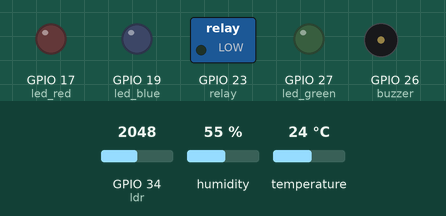
Recording of a program running on a simulated ESP32 board running MicroPython. Shown: switched loads named in the program (green lamp = pin HIGH), output pins drawn as LEDs (lit = HIGH), buzzer (waves = sounding). Wiring (from the project's diagram.json): DHT22 sensor on GPIO 4, red LED on GPIO 17, blue LED on GPIO 19, relay on GPIO 23, buzzer on GPIO 26, green LED on GPIO 27. The inputs (shaded band) are chosen by the test bench; at power-on: GPIO 34 (ldr) = 2048, humidity 55 %, temperature 24 °C (analog values on the 0–4095 scale). WiFi joins after 1.5 s; web requests get an empty 200 reply after 0.4 s; what the program prints to the serial console is not drawn.

Above: at 0.1 s.
At 2.1 s:
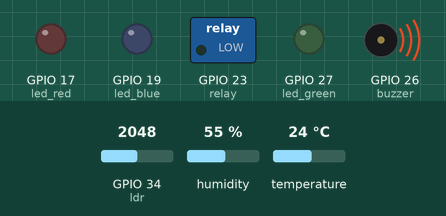
Timing chart, 0 to 8.7 s (numbered marks = the images above):
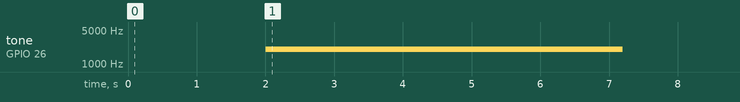

The program:

main.py
```python
"""
ESP32 para Wokwi - Envía datos vía HTTP al backend (ngrok)
SIN MQTT - SOLO HTTP
Código corregido para tu wiring REAL
"""

import network
import time
from machine import PWM
import urequests as requests
from machine import Pin, ADC
import dht

# ========= CONFIG ==========
WIFI_SSID = "Wokwi-GUEST"
WIFI_PASSWORD = ""

API_URL = "http://magnific-ariane-imperturbably.ngrok-free.dev"

# ========= HARDWARE (TU WIRING REAL) ==========

# Sensores
dht_sensor = dht.DHT22(Pin(4))   # DHT22 EN PIN 4 (COMO EN TU JSON)

ldr = ADC(Pin(34))
ldr.atten(ADC.ATTN_11DB)

# LEDs
led_blue = Pin(19, Pin.OUT)      # LED azul
led_red = Pin(17, Pin.OUT)       # LED rojo
led_green = Pin(27, Pin.OUT)     # LED verde

# Relay y buzzer
relay = Pin(23, Pin.OUT)
buzzer = Pin(26, Pin.OUT)

# Estado inicial
relay.value(0)
led_red.value(0)
led_green.value(0)
led_blue.value(0)

# ========= FUNCIONES ==========

def connect_wifi():
    wlan = network.WLAN(network.STA_IF)
    wlan.active(True)

    if not wlan.isconnected():
        print("Conectando a WiFi...")
        wlan.connect(WIFI_SSID, WIFI_PASSWORD)

        timeout = 10
        while not wlan.isconnected() and timeout > 0:
            time.sleep(1)
            timeout -= 1
            print(".", end="")

        if wlan.isconnected():
            print("\n✅ WiFi conectado:", wlan.ifconfig()[0])
            return True
        else:
            print("\n❌ Error conectando WiFi")
            return False

    return True


def read_sensors():
    try:
        time.sleep(2)  # Necesario para evitar ETIMEDOUT

        dht_sensor.measure()
        temp = dht_sensor.temperature()
        hum = dht_sensor.humidity()

        ldr_value = ldr.read()
        light = int((ldr_value / 4095.0) * 1000)

        return {
            "temperature": temp,
            "humidity": hum,
            "light": light
        }

    except Exception as e:
        print(f"⚠️ Error leyendo sensores: {e}")
        return None


def send_to_backend(data):
    try:
        url = f"{API_URL}/sensor"
        headers = {"Content-Type": "application/json"}

        print("📤 Enviando datos al backend...")
        response = requests.post(url, json=data, headers=headers)

        if response.status_code == 200:
            result = response.json()
            print("✅ Respuesta:", result.get("message", ""))

            if "commands" in result:
                execute_commands(result["commands"])

            response.close()
            return True

        else:
            print("⚠️ Error HTTP:", response.status_code)
            response.close()
            return False

    except Exception as e:
        print("❌ Error enviando datos:", e)
        return False


def execute_commands(commands):
    if not commands:
        return

    print("🎮 Ejecutando comandos:", commands)

    # FAN
    if "fan" in commands:
        if commands["fan"] == "on":
            relay.value(1)
            led_red.value(1)
            led_green.value(0)
            beep()
            print("   🌀 Ventilador ON")

        elif commands["fan"] == "off":
            relay.value(0)
            led_red.value(0)
            led_green.value(1)
            print("   🌀 Ventilador OFF")

    # LIGHT
    if "light" in commands:
     if commands["light_level"] == "on":
        led_blue.value(1)
     elif commands["light_level"] == "off":
        led_blue.value(0)


def beep():
    pwm = PWM(buzzer, freq=2000, duty=512)  # 2 kHz
    time.sleep(5.2)
    pwm.deinit()


def test_connection():
    try:
        print("🔍 Probando conexión a", API_URL)
        response = requests.get(f"{API_URL}/")

        if response.status_code == 200:
            print("✅ Backend responde correctamente")
            print("   Respuesta:", response.json())
            response.close()
            return True

        else:
            print("❌ Código HTTP:", response.status_code)
            response.close()
            return False

    except Exception as e:
        print("❌ No se puede conectar al backend:", e)
        return False


# ========= MAIN ==========
def main():
    print("\n🏠 ESP32 Smart Home - Wokwi + Ngrok\n")

    if not connect_wifi():
        print("WiFi no disponible. Abortando.")
        return

    beep()

    test_connection()

    print("\n🚀 Sistema iniciado\n")

    cycle = 1
    while True:
        print(f"\n--- Ciclo #{cycle} ---")

        data = read_sensors()

        if data:
            print("📊 Datos:", data)
            send_to_backend(data)

        cycle += 1
        time.sleep(10)


if __name__ == "__main__":
    main()
```
